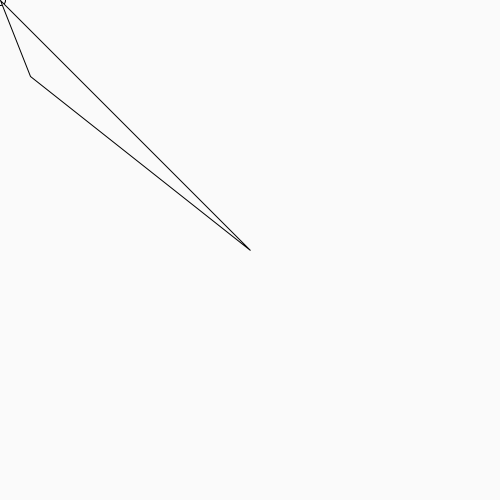
Frame 1 (no input)
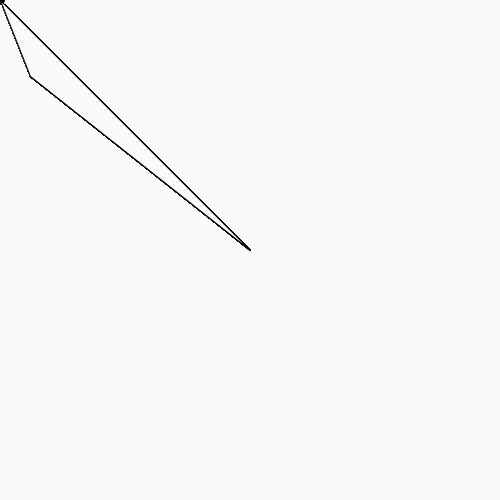
Frame 60 (the mouse pressed at the canvas centre just before this capture)
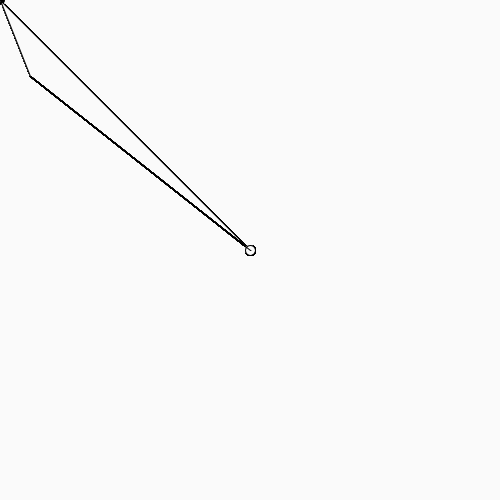
Frame 120 (the mouse held since frame 60 and released just before this capture)

The Processing sketch that drew these frames (run headless with seeded random() and noise(); from frame 60 on, the mouse is pressed at the canvas centre):

// Processing sketch: processing_63839
// ── processing_63839.pde

void setup(){
  size(500, 500);
  background(250);
 
}
void draw(){
   ellipse(mouseX, mouseY, 10, 10);
  fill(0);
   if(mousePressed) {
     fill(0);
     stroke(0);
    }else{
     fill(250);
      stroke(0);
    }
    quad(mouseX, mouseY, width/2, height/2, 250, 250, 30, 76);
    if(mousePressed){
    fill(250);
    stroke(0);
    }else{
    fill(0);
    stroke(250);
}
}
